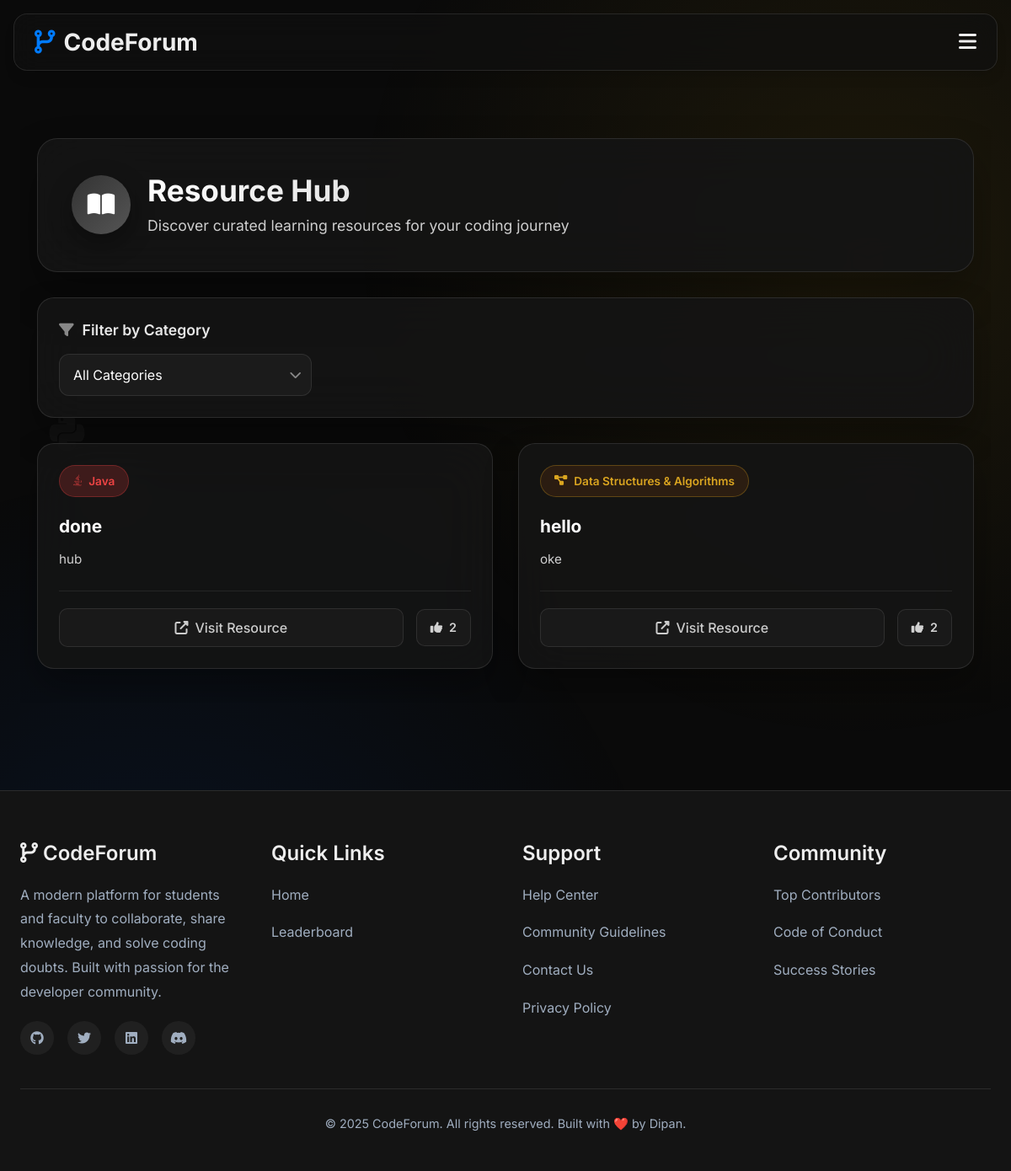
The page /resources/ (signed in) on the database its author committed.
### forum/models.py (models this page shows, shortened)
class Resource(models.Model):
    CATEGORY_CHOICES = [
        ('DSA', 'Data Structures & Algorithms'),
        ('WEB', 'Web Development'),
        ('ML', 'Machine Learning'),
        ('PY', 'Python'),
        ('JAVA', 'Java'),
        ('OTH', 'Other'),
    ]
    title = models.CharField(max_length=200)
    description = models.TextField()
    link = models.URLField()
    category = models.CharField(max_length=10, choices=CATEGORY_CHOICES)
    added_by = models.ForeignKey(User, on_delete=models.CASCADE)
    created_at = models.DateTimeField(auto_now_add=True)
    upvotes = models.ManyToManyField(User, related_name='resource_upvotes', blank=True)
    def total_upvotes(self):
        return self.upvotes.count()

### forum/views.py (the view)
# urls.py: path('resources/', views.resource_list, name='resource_list'),
def resource_list(request):
    category_filter = request.GET.get('category')
    if category_filter:
        resources = Resource.objects.filter(category=category_filter).order_by('-created_at')
    else:
        resources = Resource.objects.all().order_by('-created_at')
    return render(request, 'forum/resource_list.html', {'resources': resources})

### forum/templates/forum/resource_list.html (shortened to what this page needs)
{% extends 'forum/base.html' %}
{% block content %}
<div class="resource-hub-container fade-in">
    <div class="resource-hub-wrapper">
        <div class="resource-header glass-card">
            <div class="header-content">
                <div class="header-left">
                    <div class="resource-icon">
                        <i class="fas fa-book-open"></i>
                    </div>
                    <div class="header-text">
                        <h2 class="resource-title">Resource Hub</h2>
                        <p class="resource-subtitle">Discover curated learning resources for your coding journey</p>
                    </div>
                </div>
            </div>
        </div>
        <div class="filter-section glass-card">
            <div class="filter-header">
                <i class="fas fa-filter"></i>
                <span>Filter by Category</span>
            </div>
            <form method="get" class="category-filter-form">
                <div class="filter-dropdown">
                    <select name="category" onchange="this.form.submit()" class="category-select">
                        <option value="">All Categories</option>
                    </select>
                    <div class="select-arrow">
                        <i class="fas fa-chevron-down"></i>
                    </div>
                </div>
            </form>
        </div>
        <div class="resources-container">
            {% if resources %}
                <div class="resources-grid">
                    {% for resource in resources %}
                        <div class="resource-card glass-card slide-in" style="animation-delay: {{ forloop.counter0|floatformat:1 }}s">
                            <div class="resource-card-header">
                                <div class="resource-category">
                                    <div class="category-badge category-{{ resource.category|lower }}">
                                        {% if resource.category == 'DSA' %}
                                            <i class="fas fa-project-diagram"></i>
                                        {% elif resource.category == 'WEB' %}
                                            <i class="fas fa-globe"></i>
                                        {% elif resource.category == 'ML' %}
                                            <i class="fas fa-brain"></i>
                                        {% elif resource.category == 'PY' %}
                                            <i class="fab fa-python"></i>
                                        {% elif resource.category == 'JAVA' %}
                                            <i class="fab fa-java"></i>
                                        {% else %}
                                            <i class="fas fa-code"></i>
                                        {% endif %}
                                        <span>{{ resource.get_category_display }}</span>
                                    </div>
                                </div>
                            </div>
                            <div class="resource-card-content">
                                <h3 class="resource-card-title">{{ resource.title }}</h3>
                                <p class="resource-description">{{ resource.description }}</p>
                            </div>
                            <div class="resource-card-footer">
                                <div class="resource-actions">
                                    <a href="{{ resource.link }}" target="_blank" class="resource-link">
                                        <i class="fas fa-external-link-alt"></i>
                                        <span>Visit Resource</span>
                                    </a>
                                    <form method="post" action="{% url 'upvote_resource' resource.id %}" class="upvote-form">
                                        <button type="submit" class="upvote-btn {% if user in resource.upvotes.all %}upvoted{% endif %}">
                                            <i class="fas fa-thumbs-up"></i>
                                            <span class="upvote-count">{{ resource.total_upvotes }}</span>
                                        </button>
                                    </form>
                                </div>
                            </div>
                        </div>
                    {% endfor %}
                </div>
            {% endif %}
        </div>
    </div>
    <div class="resource-background-elements">
        <div class="floating-element element-1">
        </div>
        <div class="floating-element element-2">
        </div>
        <div class="floating-element element-3">
        </div>
        <div class="floating-element element-4">
        </div>
        <div class="floating-element element-5">
            <i class="fab fa-python"></i>
        </div>
        <div class="floating-element element-6">
        </div>
    </div>
</div>
{% endblock %}

### forum/templates/forum/base.html (style rules this page uses)
:root { --bg-primary: #0A0A0A; --bg-secondary: #141414; --accent-primary: #007BFF; --accent-secondary: #FFC107; --accent-danger: #E53E3E; --text-primary: #EDEDED; --text-secondary: #A0AEC0; --border-color: rgba(255, 255, 255, 0.1); --shadow-md: 0 4px 6px -1px rgba(0, 0, 0, 0.1), 0 2px 4px -1px rgba(0, 0, 0, 0.06); --shadow-lg: 0 10px 15px -3px rgba(0, 0, 0, 0.1), 0 4px 6px -2px rgba(0, 0, 0, 0.05); --shadow-glow: 0 0 20px -5px; }
* { margin: 0; padding: 0; box-sizing: border-box; }
body { font-family: 'Inter', sans-serif; background-color: var(--bg-primary); color: var(--text-primary); min-height: 100vh; position: relative; overflow-x: hidden; }
body::before { content: ''; position: fixed; top: 0; left: 0; right: 0; bottom: 0; background: radial-gradient(circle at 15% 85%, hsla(217, 100%, 50%, 0.1), transparent 40%), radial-gradient(circle at 85% 20%, hsla(45, 100%, 53%, 0.08), transparent 40%); pointer-events: none; z-index: -1; }
.glass-card, .hero-section { background: linear-gradient(135deg, rgba(20,20,20,0.8), rgba(16,16,16,0.8)); backdrop-filter: blur(20px); -webkit-backdrop-filter: blur(20px); border: 1px solid var(--border-color); border-radius: 20px; padding: 32px; box-shadow: var(--shadow-lg); transition: all 0.3s ease; }
.fade-in { animation: fadeIn 0.5s ease-out forwards; }

### rows shown on the page
Resource: category "Java", title "done", description "hub", total_upvotes "2"
Resource: category "Data Structures & Algorithms", title "hello", description "oke", total_upvotes "2"
